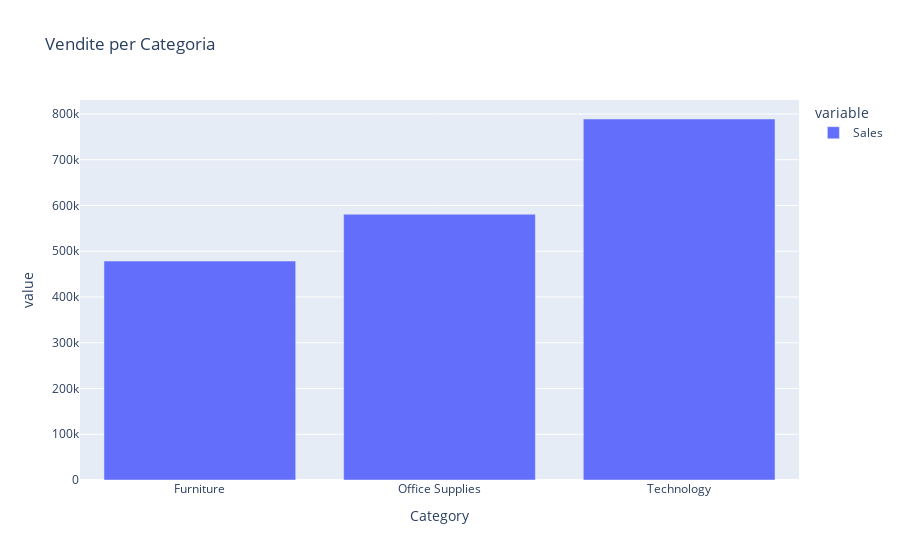

The notebook cell this image was saved under:
### Markdown cell above
### 📌 Quali categorie generano più vendite?

**Obiettivo:** Identificare le categorie di prodotti più redditizie.

**Osservazioni attese:** Mi aspetto che alcune categorie (es. tecnologia) performino meglio di altre. Vediamo quali.

### Code cell
# Vendite per categoria
cat_sales = df.groupby('Category')['Sales'].sum()

# Plot con Plotly
px.bar(cat_sales, title="Vendite per Categoria")

### Figure 1 — Plotly figure (JSON) as saved in the notebook; plotly's stock layout.template omitted (floating-point values rounded to 4 significant figures)
{"data": [{"hovertemplate": "variable=Sales<br>Category=%{x}<br>value=%{y}<extra></extra>", "legendgroup": "Sales", "marker": {"color": "#636efa", "pattern": {"shape": ""}}, "name": "Sales", "orientation": "v", "showlegend": true, "textposition": "auto", "type": "bar", "x": ["Furniture", "Office Supplies", "Technology"], "xaxis": "x", "y": [478600.0, 580800.0, 789000.0], "yaxis": "y"}], "layout": {"barmode": "relative", "legend": {"title": {"text": "variable"}, "tracegroupgap": 0}, "title": {"text": "Vendite per Categoria"}, "xaxis": {"anchor": "y", "domain": [0, 1], "title": {"text": "Category"}}, "yaxis": {"anchor": "x", "domain": [0, 1], "title": {"text": "value"}}}}
